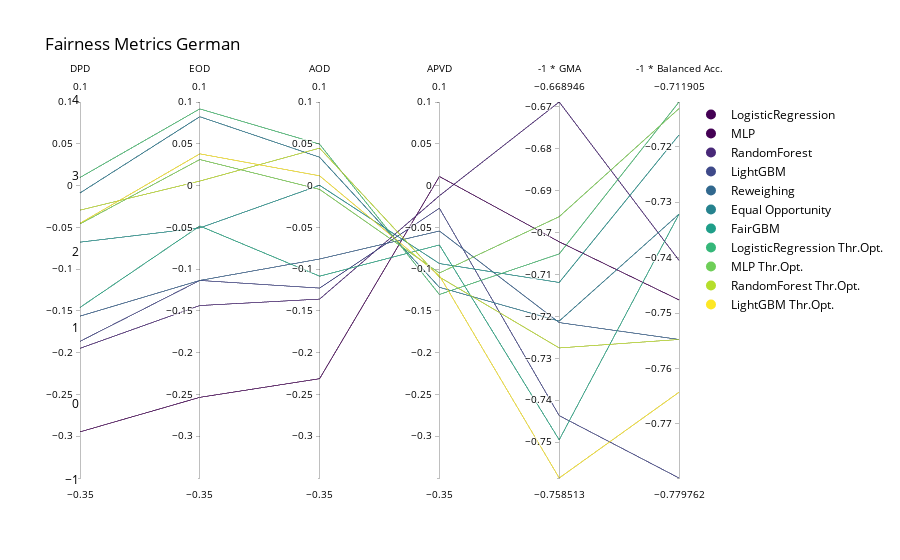

The notebook cell saved with this chart:
### Code cell
# Mapping each model to a unique color
color_mapping = {model: idx for idx, model in enumerate(df_metrics_results_["index"].unique())}

# Adjust fairness metrics to be "the higher the better" and scale them to be between 0 and 100
#for col in ['DPD', 'EOD', 'AOD', 'APVD']:
#    df_metrics_results_[col] = (1 - np.abs(df_metrics_results_[col])) * 100

# Scale the performance metrics to be between 0 and 100
#df_metrics_results_['GMA'] *= 100
#df_latest_adjusted['balanced_accuracy'] *= 100

# Generate the required number of colors from the Viridis colorscale
num_colors = len(color_mapping)
#colors = px.colors.qualitative.Dark2
colors = px.colors.sequential.Viridis
manual_colors = [colors[i * (len(colors) - 1) // (num_colors - 1)] for i in range(num_colors)]                                                              
# Create the Advanced Parallel Coordinates Plot with adjusted data
fig = go.Figure(data=
    go.Parcoords(
        line=dict(color=df_metrics_results_['index'].map(color_mapping), showscale=False),
        dimensions=[
            dict(label='DPD', values=df_metrics_results_['DPD'], range=[-0.35, 0.1]),
            dict(label='EOD', values=df_metrics_results_['EOD'], range=[-0.35, 0.1]),
            dict(label='AOD', values=df_metrics_results_['AOD'], range=[-0.35, 0.1]),
            dict(label='APVD', values=df_metrics_results_['APVD'], range=[-0.35, 0.1]),
            dict(label='-1 * GMA', values= -df_metrics_results_['GMA']),#, range=[0, 100]),
            dict(label='-1 * Balanced Acc.', values= - df_metrics_results_['balanced_accuracy'])#, range=[65, 100])
        ]
    )
)

# Add models to the legend using the dummy scatter plot approach and specified manual colors
for idx, (model, color) in enumerate(color_mapping.items()):
    fig.add_trace(
        go.Scatter(x=[None], y=[None],
                   mode='markers',
                   marker=dict(size=10, color=manual_colors[idx]),
                   name=model,
                   showlegend=True)
    )

# remove grid from plot
fig.update_layout(
    plot_bgcolor='white',
    paper_bgcolor='white',
    font_color='black'
)

# remove xticks from plot
fig.update_xaxes(showticklabels=False)

# Update the layout and adjust the top margin
fig.update_layout(title='Fairness Metrics German', margin=dict(t=100))

# Show the plot
fig.show()

# save fig
fig.write_image("results/german_fairness_metrics.pdf")

### Figure 1 — Plotly figure (JSON) as saved in the notebook; plotly's stock layout.template omitted (floating-point values rounded to 4 significant figures)
{"data": [{"dimensions": [{"label": "DPD", "range": [-0.35, 0.1], "values": [-0.2948, -0.1948, -0.1865, -0.1563, -0.008879, -0.06773, -0.1459, 0.00964, -0.04592, -0.02943, -0.04515]}, {"label": "EOD", "range": [-0.35, 0.1], "values": [-0.2535, -0.1436, -0.1136, -0.1136, 0.08241, -0.05069, -0.04843, 0.09176, 0.03115, 0.005381, 0.03795]}, {"label": "AOD", "range": [-0.35, 0.1], "values": [-0.2311, -0.1359, -0.1227, -0.08792, 0.03388, 0.0002941, -0.1085, 0.04954, -0.00457, 0.04481, 0.01165]}, {"label": "APVD", "range": [-0.35, 0.1], "values": [0.01088, -0.01222, -0.02711, -0.05438, -0.1218, -0.09335, -0.07108, -0.1304, -0.1047, -0.1095, -0.1078]}, {"label": "-1 * GMA", "values": [-0.7022, -0.6689, -0.7437, -0.7215, -0.7211, -0.7119, -0.7494, -0.7051, -0.6963, -0.7275, -0.7585]}, {"label": "-1 * Balanced Acc.", "values": [-0.7476, -0.7405, -0.7798, -0.7548, -0.7321, -0.7179, -0.7321, -0.7119, -0.7131, -0.7548, -0.7643]}], "line": {"color": [0, 1, 2, 3, 4, 5, 6, 7, 8, 9, 10], "showscale": false}, "type": "parcoords"}, {"marker": {"color": "#440154", "size": 10}, "mode": "markers", "name": "LogisticRegression", "showlegend": true, "type": "scatter", "x": [null], "y": [null]}, {"marker": {"color": "#440154", "size": 10}, "mode": "markers", "name": "MLP", "showlegend": true, "type": "scatter", "x": [null], "y": [null]}, {"marker": {"color": "#482878", "size": 10}, "mode": "markers", "name": "RandomForest", "showlegend": true, "type": "scatter", "x": [null], "y": [null]}, {"marker": {"color": "#3e4989", "size": 10}, "mode": "markers", "name": "LightGBM", "showlegend": true, "type": "scatter", "x": [null], "y": [null]}, {"marker": {"color": "#31688e", "size": 10}, "mode": "markers", "name": "Reweighing", "showlegend": true, "type": "scatter", "x": [null], "y": [null]}, {"marker": {"color": "#26828e", "size": 10}, "mode": "markers", "name": "Equal Opportunity", "showlegend": true, "type": "scatter", "x": [null], "y": [null]}, {"marker": {"color": "#1f9e89", "size": 10}, "mode": "markers", "name": "FairGBM", "showlegend": true, "type": "scatter", "x": [null], "y": [null]}, {"marker": {"color": "#35b779", "size": 10}, "mode": "markers", "name": "LogisticRegression Thr.Opt.", "showlegend": true, "type": "scatter", "x": [null], "y": [null]}, {"marker": {"color": "#6ece58", "size": 10}, "mode": "markers", "name": "MLP Thr.Opt.", "showlegend": true, "type": "scatter", "x": [null], "y": [null]}, {"marker": {"color": "#b5de2b", "size": 10}, "mode": "markers", "name": "RandomForest Thr.Opt.", "showlegend": true, "type": "scatter", "x": [null], "y": [null]}, {"marker": {"color": "#fde725", "size": 10}, "mode": "markers", "name": "LightGBM Thr.Opt.", "showlegend": true, "type": "scatter", "x": [null], "y": [null]}], "layout": {"font": {"color": "black"}, "margin": {"t": 100}, "paper_bgcolor": "white", "plot_bgcolor": "white", "title": {"text": "Fairness Metrics German"}, "xaxis": {"showticklabels": false}}}
